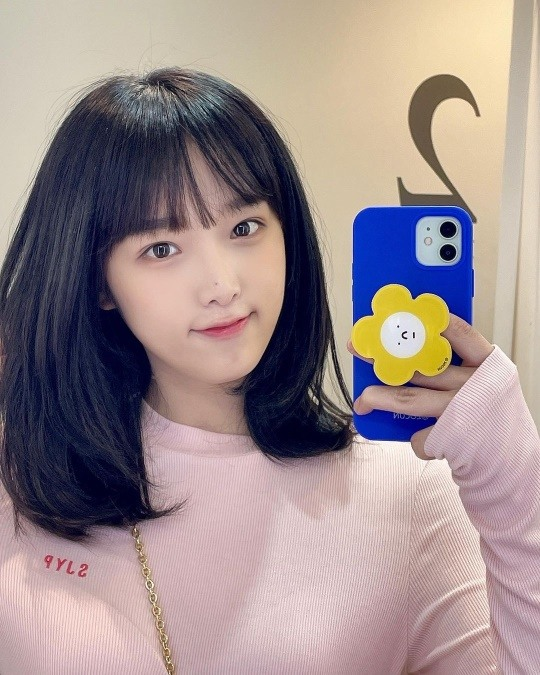
#> input picture img.png, 540 x 675 px, given in place of the camera
$ python 1.6_motion_detect_cctv.py
#> lines starting #> are read from the running program, lines starting #| are printed output that depends on the picture
import cv2
import numpy as np

thresh = 25
max_diff = 5

a, b, c = None, None, None

cap = cv2.VideoCapture(0)
cap.set(cv2.CAP_PROP_FRAME_WIDTH, 480)
cap.set(cv2.CAP_PROP_FRAME_HEIGHT, 320)

if cap.isOpened():
    ret, a = cap.read()
#> a is the input picture: shape (675, 540, 3); mean B, G, R 140.9, 140.4, 156.3

    ret, b = cap.read()

    while ret:
        ret, c = cap.read()
        draw = c.copy()
        if not ret:
            break

        a_gray = cv2.cvtColor(a, cv2.COLOR_BGR2GRAY)
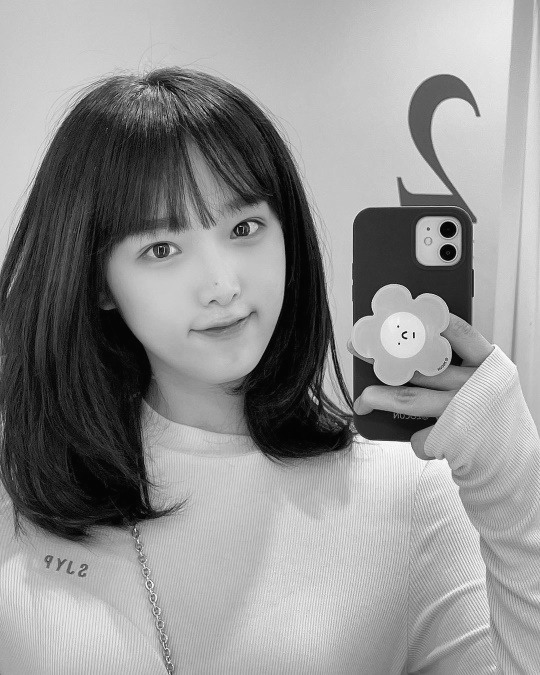
#> a_gray: shape (675, 540); min 1, max 254, mean 145.2
        b_gray = cv2.cvtColor(b, cv2.COLOR_BGR2GRAY)
        c_gray = cv2.cvtColor(c, cv2.COLOR_BGR2GRAY)

        diff1 = cv2.absdiff(a_gray, b_gray)
#> diff1: shape (675, 540); every value is 0
        diff2 = cv2.absdiff(b_gray, c_gray)

        # 스레시홀드로 기준치 이내의 차이는 무시하라
        ret, diff1_t = cv2.threshold(diff1, thresh, 255, cv2.THRESH_BINARY)
#> ret = 25
        ret, diff2_t = cv2.threshold(diff2, thresh, 255, cv2.THRESH_BINARY)

        # 두 차이에 대해서 AND연산, 두 Frame의 차이가 모두 발견된 경우에만 True
        diff = cv2.bitwise_and(diff1_t, diff2_t)

        # 노이즈 제거 하기
        k = cv2.getStructuringElement(cv2.MORPH_CROSS, (3,3))
        diff = cv2.morphologyEx(diff, cv2.MORPH_OPEN, k)

        # 모션이 발생 한 픽셀의 개수를 판단하고 사각형 그리기
        diff_cnt = cv2.countNonZero(diff)
#> diff_cnt = 0
        if diff_cnt > max_diff:
            nzero = np.nonzero(diff) # 0이 아니였던 픽셀들의 위치를  얻을 수 있음
            cv2.rectangle(draw, (min(nzero[1]), min(nzero[0]), max(nzero[1]), max(nzero[0])), (0, 255, 0), 2)
            cv2.putText(draw, "Motion Detected", (10, 30), cv2.FONT_HERSHEY_COMPLEX, 0.5, (0,0,255))

        # 컬러 스케일 영상과 스레시홀드 영상을 통합해서 출력
        stacked = np.hstack((draw, cv2.cvtColor(diff, cv2.COLOR_GRAY2BGR)))
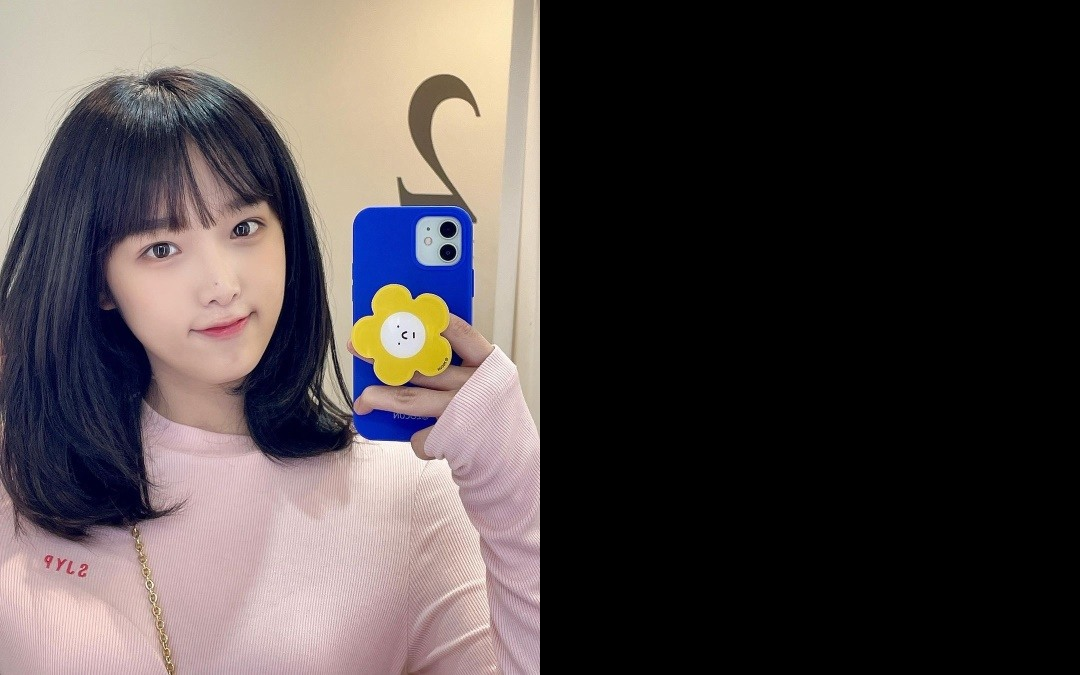
#> stacked: shape (675, 1080, 3); mean B, G, R 70.5, 70.2, 78.1
        cv2.imshow("motion cctv", stacked)

        # 다음 비교를 위해 순서 정리
        a = b
        b = c

        if cv2.waitKey(1) & 0xFF == 27:
#> (key Esc is pressed here)
            break
